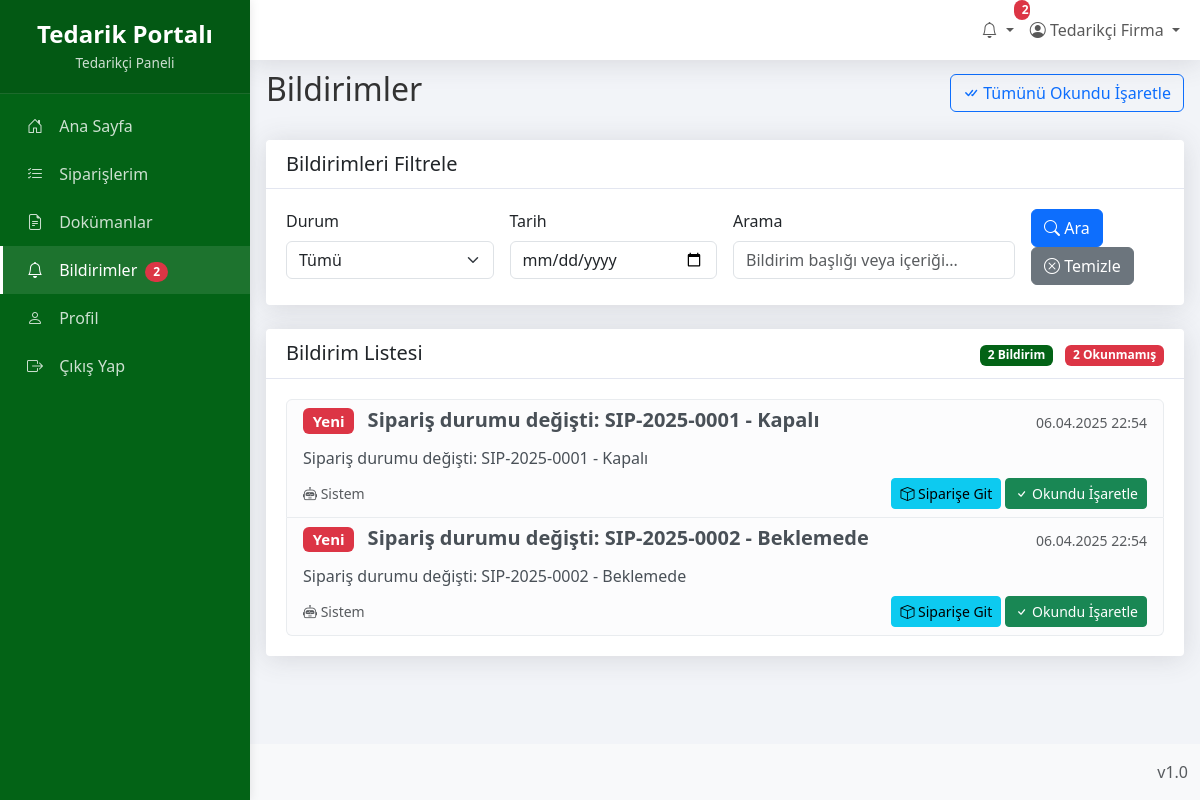
The app's page /tedarikci/bildirimler.php (signed in) with its own data.
### tables this page shows
CREATE TABLE `bildirimler` (
  `id` int(11) NOT NULL,
  `kullanici_id` int(11) NOT NULL,
  `mesaj` text NOT NULL,
  `okundu` tinyint(1) DEFAULT 0,
  `bildirim_tarihi` datetime DEFAULT current_timestamp(),
  `ilgili_siparis_id` int(11) DEFAULT NULL,
  `ilgili_dokuman_id` int(11) DEFAULT NULL,
  `gonderen_id` int(11) NOT NULL
);

### config.php (called while the page is built, shortened)
<?php
function guvenli($data) {
    if (is_null($data)) {
        return '';
    }
    return htmlspecialchars($data, ENT_QUOTES, 'UTF-8');
}
?>

### tedarikci/bildirimler.php (the view, shortened to what this page needs)
<?php
require_once '../config.php';
$kullanici_id = $_SESSION['kullanici_id'];
$durum = isset($_GET['durum']) ? $_GET['durum'] : 'tumu';
$tarih = isset($_GET['tarih']) ? $_GET['tarih'] : '';
$arama = isset($_GET['arama']) ? $_GET['arama'] : '';
$okunmamis_sql = "SELECT COUNT(*) as sayi FROM bildirimler
                  WHERE kullanici_id = ?
                  AND okundu = 0";
$okunmamis_stmt = $db->prepare($okunmamis_sql);
$okunmamis_stmt->execute([$kullanici_id]);
$okunmamis = $okunmamis_stmt->fetch(PDO::FETCH_ASSOC);
$okunmamis_sayi = $okunmamis['sayi'];
include 'header.php';
?>
<div class="d-flex justify-content-between align-items-center mb-4">
    <h2>Bildirimler</h2>
    <?php if ($okunmamis_sayi > 0): ?>
    <a href="bildirimler.php?isaretle_hepsi=1" class="btn btn-outline-primary">
        <i class="bi bi-check-all"></i> Tümünü Okundu İşaretle
    </a>
    <?php endif; ?>
</div>
<div class="card mb-4">
    <div class="card-header">
        <h5 class="card-title mb-0">Bildirimleri Filtrele</h5>
    </div>
    <div class="card-body">
        <form method="get" class="row g-3">
            <div class="col-md-3">
                <label for="durum" class="form-label">Durum</label>
                <select class="form-select" id="durum" name="durum">
                    <option value="tumu" <?= ($durum == 'tumu') ? 'selected' : '' ?>>Tümü</option>
                </select>
            </div>
            <div class="col-md-3">
                <label for="tarih" class="form-label">Tarih</label>
                <input type="date" class="form-control" id="tarih" name="tarih" value="<?= guvenli($tarih) ?>">
            </div>
            <div class="col-md-4">
                <label for="arama" class="form-label">Arama</label>
                <input type="text" class="form-control" id="arama" name="arama" value="<?= guvenli($arama) ?>" placeholder="Bildirim başlığı veya içeriği...">
            </div>
            <div class="col-md-2 d-flex align-items-end">
                <div>
                    <button type="submit" class="btn btn-primary me-2"><i class="bi bi-search"></i> Ara</button>
                    <a href="bildirimler.php" class="btn btn-secondary"><i class="bi bi-x-circle"></i> Temizle</a>
                </div>
            </div>
        </form>
    </div>
</div>
<div class="card">
    <div class="card-header d-flex justify-content-between align-items-center">
        <h5 class="card-title mb-0">Bildirim Listesi</h5>
        <div>
            <span class="badge bg-primary"><?= count($bildirimler) ?> Bildirim</span>
            <?php if ($okunmamis_sayi > 0): ?>
            <span class="badge bg-danger ms-2"><?= $okunmamis_sayi ?> Okunmamış</span>
            <?php endif; ?>
        </div>
    </div>
    <div class="card-body">
        <?php if (count($bildirimler) > 0): ?>
            <div class="list-group">
                <?php foreach ($bildirimler as $bildirim): ?>
                <div class="list-group-item list-group-item-action <?= $bildirim['okundu'] ? '' : 'list-group-item-light' ?>">
                    <div class="d-flex w-100 justify-content-between align-items-center">
                        <h5 class="mb-1 <?= $bildirim['okundu'] ? '' : 'fw-bold' ?>">
                            <?php if (!$bildirim['okundu']): ?>
                            <span class="badge bg-danger me-2">Yeni</span>
                            <?php endif; ?>
                            <?= guvenli($bildirim['baslik'] ?? $bildirim['mesaj']) ?>
                        </h5>
                        <small class="text-muted"><?= date('d.m.Y H:i', strtotime($bildirim['bildirim_tarihi'])) ?></small>
                    </div>
                    <p class="mb-1 mt-2"><?= nl2br(guvenli($bildirim['mesaj'])) ?></p>
                    <div class="d-flex justify-content-between align-items-center mt-2">
                        <small class="text-muted">
                            <?php if ($bildirim['gonderen_id']): ?>
                            <i class="bi bi-person"></i> <?= guvenli($bildirim['gonderen_adi']) ?>
                            <?php else: ?>
                            <i class="bi bi-robot"></i> Sistem
                            <?php endif; ?>
                        </small>
                        <div>
                            <?php if ($bildirim['ilgili_siparis_id']): ?>
                            <a href="siparis_detay.php?id=<?= $bildirim['ilgili_siparis_id'] ?>" class="btn btn-sm btn-info">
                                <i class="bi bi-box"></i> Siparişe Git
                            </a>
                            <?php endif; ?>
                            <?php if (!$bildirim['okundu']): ?>
                            <a href="bildirimler.php?isaretle=<?= $bildirim['id'] ?>&durum=<?= $durum ?><?= !empty($tarih) ? '&tarih='.$tarih : '' ?><?= !empty($arama) ? '&arama='.$arama : '' ?>" class="btn btn-sm btn-success">
                                <i class="bi bi-check"></i> Okundu İşaretle
                            </a>
                            <?php endif; ?>
                        </div>
                    </div>
                </div>
                <?php endforeach; ?>
            </div>
        <?php else: ?>
        <div class="alert alert-info">
            <i class="bi bi-info-circle me-2"></i> Bildirim bulunamadı.
        </div>
        <?php endif; ?>
    </div>
</div>
<?php
include 'footer.php';
?>

### assets/css/panel.css (style rules this page uses)
:root { --primary-color: #1a3a5f; --secondary-color: #36404a; --accent-color: #507093; --light-color: #f2f4f8; --text-color: #333; --border-color: #d8dbe0; --success-color: #3c6a56; --warning-color: #a17d32; --danger-color: #8c3a3a; --info-color: #3a5a7c; --sidebar-width: 250px; }
html, body { height: 100%; margin: 0; padding: 0; overflow-x: hidden; }
body { background-color: var(--light-color); color: var(--text-color); font-family: 'Segoe UI', Arial, sans-serif; position: relative; min-height: 100vh; display: flex; flex-direction: column; }
.card { border: none; margin-bottom: 1.5rem; border-radius: 0.25rem; box-shadow: 0 0.125rem 0.25rem rgba(0, 0, 0, 0.075); }
.card-header { padding: 0.75rem 1.25rem; background-color: #fff; border-bottom: 1px solid var(--border-color); font-weight: 600; }
.card-body { padding: 1.25rem; }

### records on screen
bildirimler: okundu "Yeni", mesaj "Sipariş durumu değişti: SIP-2025-0001 - Kapalı", bildirim_tarihi "06.04.2025 22:54", gonderen_id 0 (drawn)
bildirimler: okundu "Yeni", mesaj "Sipariş durumu değişti: SIP-2025-0002 - Beklemede", bildirim_tarihi "06.04.2025 22:54", gonderen_id 0 (drawn)

### other values on screen
$okunmamis_bildirim_sayisi "2"
guvenli($_SESSION['ad_soyad']) "Tedarikçi Firma"
count($bildirimler) "2"
$okunmamis_sayi "2"
